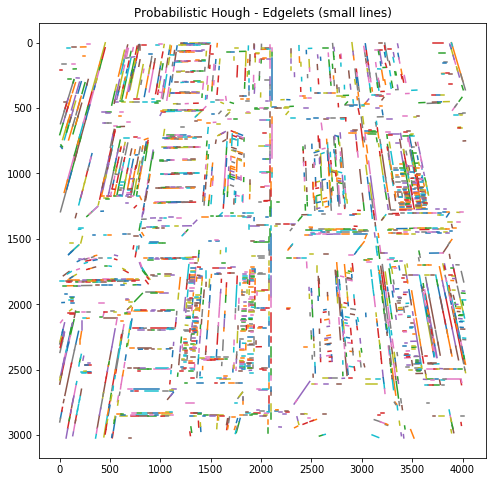
#> input picture doc/img/edgelets_sample.png, 493 x 482 px, given in place of 2019-05-09 10.24.35.jpg, which was not available
$ jupyter execute 'Pericolo - 03 - Warp Perspective - Vanishing Points.ipynb'   (text cells are left out)
#> lines starting #> are read from the running program, lines starting #| are printed output that depends on the picture; pictures that were not available may be replaced by others from this repository, and a replacement may not be noted
[cell 1]
import os
import sys

[cell 2]
import numpy as np
import matplotlib.pyplot as plt
from skimage import feature, color, transform, io

[cell 3]
from PIL import Image, ImageDraw

[cell 4]
sys.path.append(os.path.join(os.path.abspath(''), '.'))

[cell 5]
os.path.abspath('..')

[cell 6]
ROOT_FOLDER = os.path.abspath('..') # Project Folder
DATA_FOLDER = os.path.join(ROOT_FOLDER, 'data') # Data Folder
VP_IMG_FOLDER = os.path.join(DATA_FOLDER, 'vpimg') # Image folder for vanishing points
IMG_FOLDER = os.path.join(DATA_FOLDER, 'img') # Image folder
ANNOT_FOLDER = os.path.join(DATA_FOLDER, 'annotations') # XML folder

[cell 7]
IMG_FOLDER

[cell 8]
def generate_edges(image, sigma=3):
    gray_img = color.rgb2gray(image) # Convert RGB to GrayScale
    edges = feature.canny(gray_img, sigma=sigma) # Edges Coarse detection
    lines = transform.probabilistic_hough_line(edges, line_length=3, line_gap=2) # Generate potential lines from edges
    return gray_img, edges, lines

[cell 9]
def vector_representation(lines):
    locations = []
    directions = []
    strengths = []

    # For each detected line of 2 points
    for a,b in lines:
        a,b = np.array(a), np.array(b)
        locations.append((a + b) / 2) # generate the location as the middle point
        directions.append(b - a) # compute the direction vector
        strengths.append(np.linalg.norm(b - a)) # compute the strength as the norm

    locations = np.array(locations)
    directions = np.array(directions)
    strengths = np.array(strengths)

    directions = np.array(directions) / np.linalg.norm(directions, axis=1)[:, np.newaxis] # normalize the directions

    return (locations, directions, strengths)

[cell 10]
def to_homogenous_geometry(locations, directions, strengths):
    normals = np.zeros_like(directions) # Compute the edglets normal vector
    normals[:, 0] = directions[:, 1]
    normals[:, 1] = -directions[:, 0]
    p = -np.sum(locations * normals, axis=1)
    lines = np.concatenate((normals, p[:, np.newaxis]), axis=1) # Create the 3rd dimension representing the same point
    return lines

[cell 11]
def ransac(locations, directions, strengths, num_ransac_iter=2000, threshold_inlier=5):
    lines = to_homogenous_geometry(locations, directions, strengths) # convert to homogenous geometry

    num_pts = strengths.size

    arg_sort = np.argsort(-strengths)
    first_index_space = arg_sort[:num_pts // 5] # Select the top 20 percentile
    second_index_space = arg_sort[:num_pts // 2] # Select the top 50 percentile

    best_model = None
    best_votes = np.zeros(num_pts)

    # Sampling process
    for ransac_iter in range(num_ransac_iter):
        ind1 = np.random.choice(first_index_space) # Sample a line from the top 20 percentile
        ind2 = np.random.choice(second_index_space) # Sample a line from the top 50 percentile

        l1 = lines[ind1]
        l2 = lines[ind2]

        # In Homogenous geometry the cross-product (vectot product)
        # represents the intersection points between two vectors
        current_model = np.cross(l1, l2)

        # In case of degeneracy
        # e.g colinearity between l1 and l2
        # e.g sampling where l1 and l2 are the same line
        if np.sum(current_model**2) < 1 or current_model[2] == 0:
            # Force resampling
            continue

        # Represent Vanishing Point (Intersection Point) in (X, Y, 1) Initial Plane
        vp = current_model[:2] / current_model[2]

        # For each edgelet compute the angle between the direction vector
        # and the vector defined as edgelet location minus vanishing point
        est_directions = locations - vp
        dot_prod = np.sum(est_directions * directions, axis=1)
        abs_prod = np.linalg.norm(directions, axis=1) * np.linalg.norm(est_directions, axis=1)
        abs_prod[abs_prod == 0] = 1e-5
        threshold_inlier = 5
        cosine_theta = dot_prod / abs_prod
        theta = np.arccos(np.abs(cosine_theta))

        # Consider for scoring only the edglets within a range of +/- threshold_inlier
        theta_thresh = threshold_inlier * np.pi / 180
        # The score is equal to the sum of edgelet's strength falling in the threshold range
        current_votes = (theta < theta_thresh) * strengths

        # In case the new model is better, replace the old one
        if current_votes.sum() > best_votes.sum():
            best_model = current_model
            best_votes = current_votes
            print("Current best model has {} votes at iteration {}".format(
                current_votes.sum(), ransac_iter))
    return best_model

[cell 12]
def remove_compliant_edgelets(vanishing_point, locations, directions, strengths, threshold_inlier=10):
    # See above for scoring description
    vp = vanishing_point[:2] / vanishing_point[2]
    est_directions = locations - vp
    dot_prod = np.sum(est_directions * directions, axis=1)
    abs_prod = np.linalg.norm(directions, axis=1) * np.linalg.norm(est_directions, axis=1)
    abs_prod[abs_prod == 0] = 1e-5
    threshold_inlier = 5
    cosine_theta = dot_prod / abs_prod
    theta = np.arccos(np.abs(cosine_theta))
    theta_thresh = threshold_inlier * np.pi / 180

    # Define each edgelet falling under the threshold range as 1
    compliant_indices = ((theta < theta_thresh) * strengths) > 0

    # Remove each edgelet falling under the threshold range
    locations = locations[~compliant_indices]
    directions = directions[~compliant_indices]
    strengths = strengths[~compliant_indices]
    return (locations, directions, strengths)

[cell 13]
def warp_image(image, vp1, vp2, clip=True, clip_factor=3):
    # PARALLEL LINES RESTORATION MATRIX
    # Correspond to matrix H in the paper
    # Pushing the vanishing points to infinity
    vanishing_line = np.cross(vp1, vp2)
    H = np.eye(3)
    H[2] = vanishing_line / vanishing_line[2]
    H = H / H[2, 2]


    # VERTICAL ALIGNEMENT MATRIX
    # Rotation to align the vertical vanishing point with the Y Axis
    # Corresponds to R matrix in the paper

    # Find directions corresponding to vanishing points
    v_post1 = np.dot(H, vp1)
    v_post2 = np.dot(H, vp2)
    v_post1 = v_post1 / np.sqrt(v_post1[0]**2 + v_post1[1]**2)
    v_post2 = v_post2 / np.sqrt(v_post2[0]**2 + v_post2[1]**2)

    directions = np.array([[v_post1[0], -v_post1[0], v_post2[0], -v_post2[0]],
                           [v_post1[1], -v_post1[1], v_post2[1], -v_post2[1]]])

    thetas = np.arctan2(directions[0], directions[1])

    # Find direction closest to horizontal axis
    h_ind = np.argmin(np.abs(thetas))

    # Find positve angle among the rest for the vertical axis
    if h_ind // 2 == 0:
        v_ind = 2 + np.argmax([thetas[2], thetas[3]])
    else:
        v_ind = np.argmax([thetas[2], thetas[3]])

    A1 = np.array([[directions[0, v_ind], directions[0, h_ind], 0],
                   [directions[1, v_ind], directions[1, h_ind], 0],
                   [0, 0, 1]])

    # Might be a reflection. If so, remove reflection.
    if np.linalg.det(A1) < 0:
        A1[:, 0] = -A1[:, 0]

    A = np.linalg.inv(A1)

    # OVERALL HOMOGRAPHY
    # Corresponds to the T matrix in the paper
    inter_matrix = np.dot(A, H)


    # Cropping

    # Create a 4x3 matrix corresponding to the edges of the source image
    # The last dimension are set to 1 to describe the initial plane
    image_edges = [
        [0, 0, image.shape[1], image.shape[1]],
        [0, image.shape[0], 0, image.shape[0]],
        [1, 1, 1, 1]
    ]

    # Matrix multiplication to define the new coordinates of the edges
    cords = np.dot(inter_matrix, image_edges)

    # Describe those coordinates in the initial plane
    cords = cords[:2] / cords[2]

    # Check if some coordinates lie outside of the image
    tx = min(0, cords[0].min())
    ty = min(0, cords[1].min())

    # Augment the maximum shape to cover the whole image
    max_x = cords[0].max() - tx
    max_y = cords[1].max() - ty

    if clip:
        # These might be too large. Clip them.
        max_offset = max(image.shape) * clip_factor / 2
        tx = max(tx, -max_offset)
        ty = max(ty, -max_offset)

        max_x = min(max_x, -tx + max_offset)
        max_y = min(max_y, -ty + max_offset)

    max_x = int(max_x)
    max_y = int(max_y)

    # Create an Offset matrix
    T = np.array([[1, 0, -tx],
                  [0, 1, -ty],
                  [0, 0, 1]])

    # Generate the final Homography matrix
    # by applying the offset on top of the previous matrices
    final_homography = np.dot(T, inter_matrix)

    # Generate the transformed image
    warped_img = transform.warp(image, np.linalg.inv(final_homography),
                                output_shape=(max_y, max_x))
    return warped_img

[cell 14]
def imshow(img, figsize=(6, 6)):
    fig = plt.figure(figsize=figsize)
    plt.imshow(img)
    plt.show()

[cell 15]
# Check Available Image Names
# Used only in notebook to select genuine image names
os.listdir(VP_IMG_FOLDER)

[cell 16]
SAMPLE_IMG = '2019-05-09 10.24.35.jpg'

[cell 17]
# Load and dispay the image
image = io.imread(os.path.join(VP_IMG_FOLDER, SAMPLE_IMG))
#> image is the input picture: shape (482, 493, 4); mean R, G, B, A 238, 236.4, 234.8, 211.1
imshow(image)

[cell 18]
gray_img, edges, lines = generate_edges(image)
#> in generate_edges, `gray_img = color.rgb2gray(image)`:
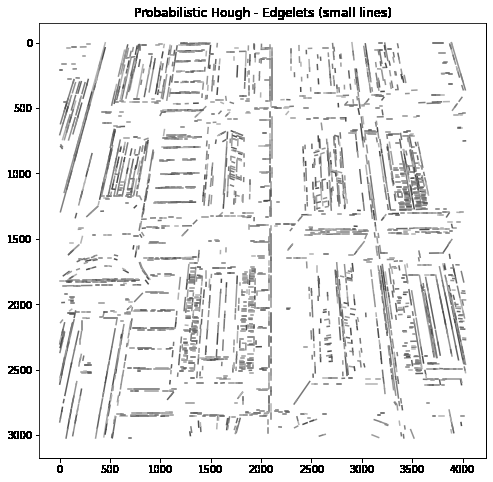
#> gray_img: shape (482, 493) float64; min 0, max 1, mean 0.928
#> in generate_edges, `edges = feature.canny(gray_img, sigma=sigma)`:
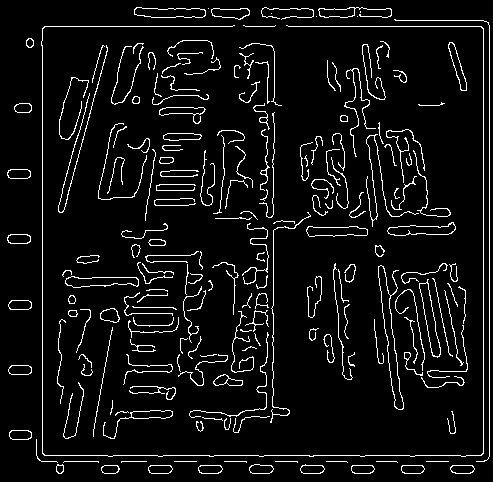
#> edges: shape (482, 493) bool; 6.6% white in thin lines or dots
#> in generate_edges, `lines = transform.probabilistic_hough_line(edges, line_length=3, line_..`: lines = 1317 items
#> lines = 1317 items
locations, directions, strengths = vector_representation(lines)
#> the loop in vector_representation, `for a,b in lines:` made 1317 passes
#> (a, b) on passes 1 to 3: ([489, 456], [489, 25]), ([481, 26], [288, 26]), ([232, 26], [44, 26])
#> after the loop in vector_representation, `for a,b in lines:`: directions = 1317 pairs, first value -193 to 56, second value -431 to 0; locations = 1317 pairs, first value 9.5 to 489, second value 8 to 473; strengths = 1317 values, max 431 at index 0, min 3 at index 47, mean 9.41
#> in vector_representation, `directions = np.array(directions) / np.linalg.norm(directions, axis=1)..`: directions = 1317 pairs, first value -1 to 1, second value -1 to 0

[cell 19]
print(f"Number of lines found: {len(lines)}")
#| Number of lines found: 1317
print("\nLines sample:")
lines[:3]
#> Out = [((489, 456), (489, 25)), ((481, 26), (288, 26)), ((232, 26), (44, 26))]

[cell 20]
print("GRAYSCALE IMAGE")
imshow(gray_img)
print("EDGES")
imshow(edges)

[cell 21]
arg_sort = np.argsort(-strengths)
#> arg_sort = 1317 values, max 1316 at index 1315, min 0 at index 0, mean 658
sample_lines = np.take(lines, arg_sort[:3000], axis=0)
fig = plt.figure(figsize=(6,6))
for line in sample_lines:
    p0, p1 = line
    plt.plot((p0[0], p1[0]), (p0[1], p1[1]))
#> this loop made 1317 passes
#> (p0, p1) on passes 1 to 3: ([489, 456], [489, 25]), ([483, 453], [483, 28]), ([42, 453], [42, 45])
plt.gca().invert_yaxis()
plt.title('Probabilistic Hough - Edgelets')
plt.show()
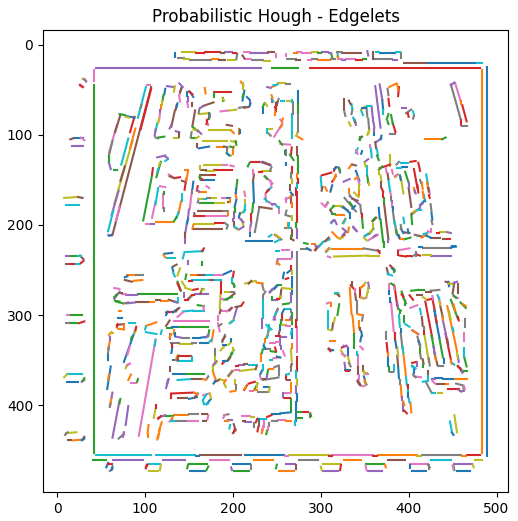
#> figure drawn by matplotlib, 1 panel

[cell 22]
# We generate the first best vanishing point
# With 2000 iterations and a threshold of 5 degrees
best_vp = ransac(
    locations,
    directions,
    strengths,
    num_ransac_iter=2000,
    threshold_inlier=5
)
#> in to_homogenous_geometry, `p = -np.sum(locations * normals, axis=1)`: p = 1317 values, max 489.3 at index 302, min -473 at index 20, mean 150.3
#> in to_homogenous_geometry, `lines = np.concatenate((normals, p[:, np.newaxis]), axis=1)`: lines = 1317 rows, first 8: [-1, 0, 489], [0, 1, -26], [0, 1, -26], [-1, 0, 483], [0, 1, -455], [0, 1, -461], [0, 1, -455], [0, 1, -455]
#> in ransac, `first_index_space = arg_sort[:num_pts // 5]`: first_index_space = 263 values, max 1287 at index 96, min 0 at index 0, mean 438.6
#> in ransac, `second_index_space = arg_sort[:num_pts // 2]`: second_index_space = 658 values, max 1314 at index 531, min 0 at index 0, mean 570.7
#> the loop in ransac, `for ransac_iter in range(num_ransac_iter):` made 2000 passes
#> (ind1, ind2, l1, l2, vp, best_model) on passes 1, 2, 3, 11: (264, 1137, [0, -1, 300], [-0.986, 0.164, 313.2], [367.5, 300], [-362.5, -295.9, -0.986]), (145, 262, [-0.993, 0.117, 350.9], [-0.986, -0.164, 364], [359.8, 55.03], [100.2, 15.33, 0.279]), (379, 965, [-0.981, -0.196, 198.3], [-0.992, -0.124, 277.7], [409.3, -1035.7], [-29.87, 75.58, -0.073]), (725, 547, [-0.974, 0.225, 359.6], [-0.986, -0.164, 113.4], [221.5, -639.3], [84.63, -244.2, 0.382])
#> (printed output is left out)
#> after the loop in ransac, `for ransac_iter in range(num_ransac_iter):`: best_votes = 1317 values, max 193 at index 1, min 0 at index 0, mean 2.89
#> best_vp = [171.7, -10.92, -0.0263]

[cell 23]
# We remove all edges complying to this vanishing point with a angle lower than 10 degrees
remaining_location, remaining_directions, remaining_strengths = remove_compliant_edgelets(
    best_vp,
    locations,
    directions,
    strengths,
    10
)
#> in remove_compliant_edgelets, `vp = vanishing_point[:2] / vanishing_point[2]`: vp = [-6525, 415]
#> in remove_compliant_edgelets, `est_directions = locations - vp`: est_directions = 1317 pairs, first value 6534.5 to 7014, second value -407 to 58
#> in remove_compliant_edgelets, `dot_prod = np.sum(est_directions * directions, axis=1)`: dot_prod = 1317 values, max 6988.5 at index 1051, min -7005.5 at index 420, mean -537.1
#> in remove_compliant_edgelets, `abs_prod = np.linalg.norm(directions, axis=1) * np.linalg.norm(est_dir..`: abs_prod = 1317 values, max 7016.6 at index 420, min 6534.7 at index 1171, mean 6787.2
#> in remove_compliant_edgelets, `cosine_theta = dot_prod / abs_prod`: cosine_theta = 1317 values, max 1 at index 771, min -1 at index 1298, mean -0.0778
#> in remove_compliant_edgelets, `theta = np.arccos(np.abs(cosine_theta))`: theta = 1317 values, max 1.57 at index 856, min 0 at index 771, mean 0.846
#> in remove_compliant_edgelets, `locations = locations[~compliant_indices]`: locations = 987 pairs, first value 9.5 to 489, second value 9.5 to 471.5
#> in remove_compliant_edgelets, `directions = directions[~compliant_indices]`: directions = 987 pairs, first value -0.996 to 0.996, second value -1 to -0.0905
#> in remove_compliant_edgelets, `strengths = strengths[~compliant_indices]`: strengths = 987 values, max 431 at index 0, min 3 at index 44, mean 8.7
#> remaining_location has the same summary as locations in remove_compliant_edgelets; remaining_directions has the same summary as directions in remove_compliant_edgelets; remaining_strengths has the same summary as strengths in remove_compliant_edgelets

[cell 24]
# We generate the second best vanishing point on a diminushed edgelet set
second_best_vp = ransac(
    remaining_location,
    remaining_directions,
    remaining_strengths,
    num_ransac_iter=2000,
    threshold_inlier=5
)
#> in to_homogenous_geometry (call 2), `lines = np.concatenate((normals, p[:, np.newaxis]), axis=1)`: lines = 987 rows, first 8: [-1, 0, 489], [-1, 0, 483], [-1, 0, 42], [-0.995, 0.0948, 351.1], [-0.995, 0.0995, 382.9], [-1, 0, 273], [-1, 0, 234], [-0.998, 0.0688, 313.6]
#> the loop in ransac (call 2), `for ransac_iter in range(num_ransac_iter):` made 2000 passes
#> (ind1, ind2, l1, l2, vp, best_model) on passes 1, 4: (10, 84, [-1, 0, 342], [-0.936, -0.351, 218.2], [342, -290.7], [120.1, -102.1, 0.351]), (316, 8, [-0.997, 0.0767, 364.8], [-1, 0, 273], [273, -1208], [20.94, -92.65, 0.0767])
#> (printed output is left out)

[cell 25]
# We warp the image with thanks to our newly found vanishing points
warped_image = warp_image(image, best_vp, second_best_vp, clip=True, clip_factor=3)
#> in warp_image, `warped_img = transform.warp(image, np.linalg.inv(final_homography), ou..`:
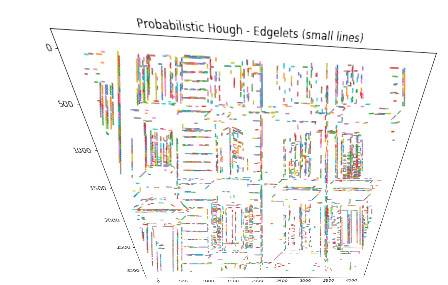
#> warped_img: shape (285, 448, 4) float64; mean R, G, B, A 0.669, 0.664, 0.66, 0.568; transparent parts drawn white
imshow(image, (12, 12))
